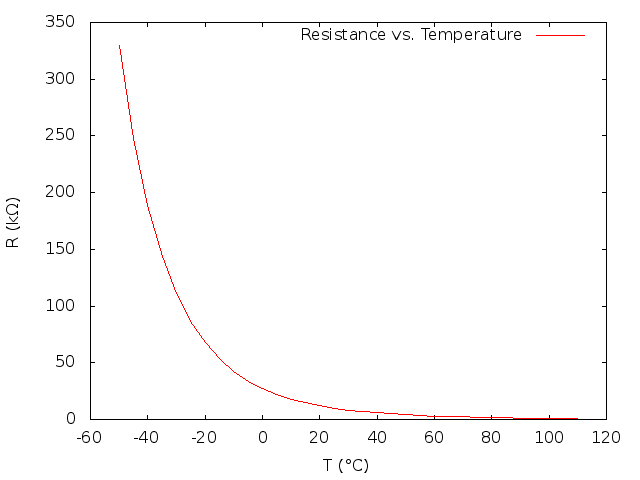

Generate this figure with gnuplot:
set terminal png
set output "semitec-103at.png"
set ylabel "R (kΩ)"
set xlabel "T (°C)"
plot "semitec-103at-log.tsv" using 1:2 with lines \
    title "Resistance vs. Temperature"
set output "semitec-103at-log.png"
set ylabel "ln(R) (kΩ)"
plot "semitec-103at-log.tsv" using 1:3 with lines \
    title "Resistance vs. Temperature"